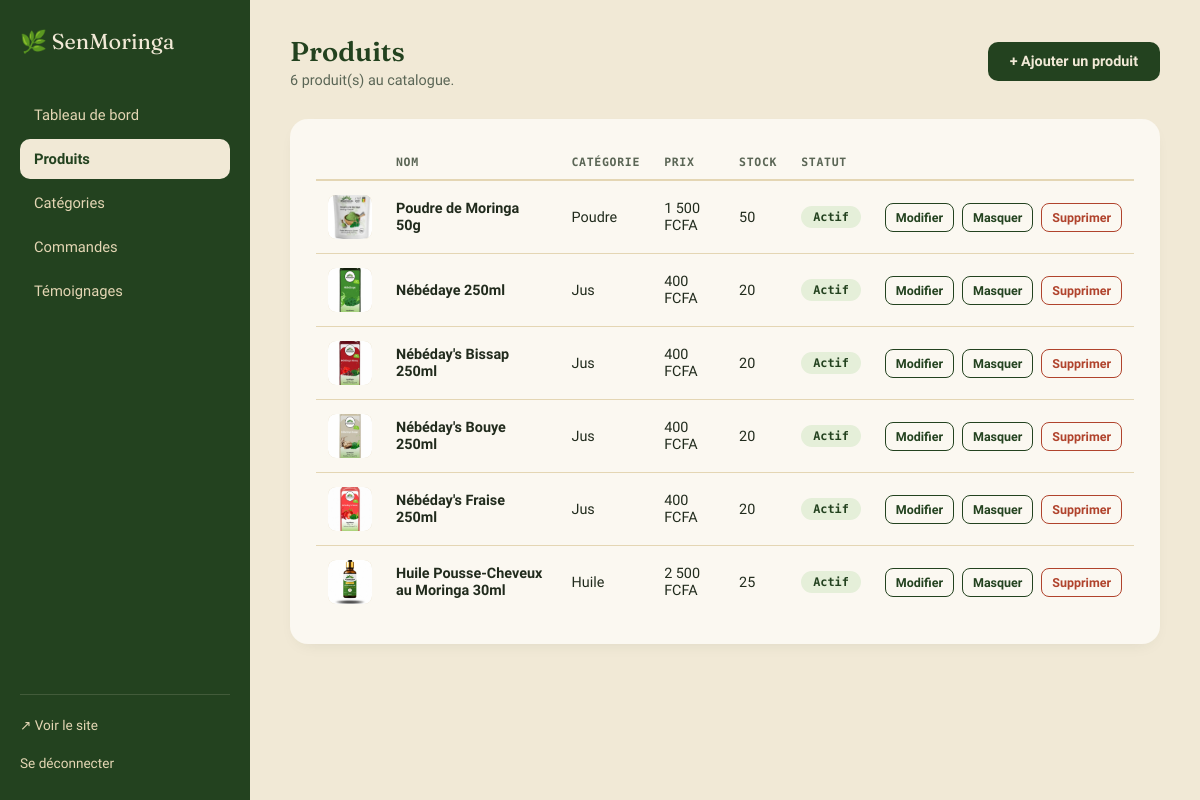
Page /admin/produits.php (signed in) on the committed database.
### tables this page shows
CREATE TABLE produits (
    id INT AUTO_INCREMENT PRIMARY KEY,
    nom VARCHAR(150) NOT NULL,
    slug VARCHAR(150) NOT NULL UNIQUE,
    description TEXT,
    description_courte VARCHAR(255),
    prix DECIMAL(10,2) NOT NULL,
    ancien_prix DECIMAL(10,2) DEFAULT NULL,
    image VARCHAR(255) DEFAULT NULL,
    stock INT NOT NULL DEFAULT 0,
    categorie_id INT DEFAULT NULL,
    populaire TINYINT(1) NOT NULL DEFAULT 0,
    actif TINYINT(1) NOT NULL DEFAULT 1,
    ordre INT NOT NULL DEFAULT 0,
    created_at TIMESTAMP DEFAULT CURRENT_TIMESTAMP,
    FOREIGN KEY (categorie_id) REFERENCES categories(id) ON DELETE SET NULL
);

CREATE TABLE categories (
    id INT AUTO_INCREMENT PRIMARY KEY,
    nom VARCHAR(100) NOT NULL,
    slug VARCHAR(100) NOT NULL UNIQUE,
    description VARCHAR(255) DEFAULT NULL
);

### includes/functions.php (called while the page is built, shortened)
<?php
function formatPrix($nombre): string
{
    return number_format((float)$nombre, 0, ',', ' ') . ' ' . SITE_DEVISE;
}
function e(string $texte): string
{
    return htmlspecialchars($texte, ENT_QUOTES, 'UTF-8');
}

### admin/produits.php (the view, shortened to what this page needs)
<?php
require_once __DIR__ . '/../includes/functions.php';
$pdo = getPDO();
$produits = $pdo->query("SELECT p.*, c.nom AS categorie_nom FROM produits p LEFT JOIN categories c ON p.categorie_id = c.id ORDER BY p.created_at DESC")->fetchAll();
require __DIR__ . '/includes/admin_header.php';
?>
<div class="admin-topbar">
  <div><h1>Produits</h1><p><?= count($produits) ?> produit(s) au catalogue.</p></div>
  <a href="<?= BASE_URL ?>/admin/produit_form.php" class="btn btn-principal">+ Ajouter un produit</a>
</div>
<div class="panneau">
  <table>
    <thead><tr><th></th><th>Nom</th><th>Catégorie</th><th>Prix</th><th>Stock</th><th>Statut</th><th></th></tr></thead>
    <tbody>
      <?php foreach ($produits as $p): ?>
        <tr>
          <td>
            <div class="miniature-table">
              <?php if (!empty($p['image'])): ?>
                <img src="<?= BASE_URL ?>/assets/images/produits/<?= e($p['image']) ?>" alt="">
              <?php else: ?>🌿<?php endif; ?>
            </div>
          </td>
          <td><strong><?= e($p['nom']) ?></strong></td>
          <td><?= e($p['categorie_nom'] ?? '—') ?></td>
          <td><?= formatPrix($p['prix']) ?></td>
          <td><?= (int)$p['stock'] ?><?= $p['stock'] <= 5 ? ' <span class="badge badge-jaune">bas</span>' : '' ?></td>
          <td><span class="badge <?= $p['actif'] ? 'badge-vert' : 'badge-gris' ?>"><?= $p['actif'] ? 'Actif' : 'Masqué' ?></span></td>
          <td>
            <div class="actions-table">
              <a href="<?= BASE_URL ?>/admin/produit_form.php?id=<?= (int)$p['id'] ?>" class="btn btn-contour btn-petit">Modifier</a>
              <a href="<?= BASE_URL ?>/admin/produits.php?toggle=<?= (int)$p['id'] ?>" class="btn btn-contour btn-petit"><?= $p['actif'] ? 'Masquer' : 'Activer' ?></a>
              <a href="<?= BASE_URL ?>/admin/produit_supprimer.php?id=<?= (int)$p['id'] ?>" class="btn btn-danger btn-petit" onclick="return confirm('Supprimer définitivement ce produit ?');">Supprimer</a>
            </div>
          </td>
        </tr>
      <?php endforeach; ?>
    </tbody>
  </table>
</div>
<?php require __DIR__ . '/includes/admin_footer.php'; ?>

### assets/css/admin.css (style rules this page uses)
:root { --vert-foret: #23421F; --vert-feuille: #4F8B3B; --sable: #F1E9D6; --sable-fonce: #E4D6B4; --creme: #FBF8F1; --terre: #A2622B; --or: #C99A3B; --encre: #212B1D; --encre-douce: #5b6656; --rouge: #B0432C; --font-display: 'Fraunces', serif; --font-corps: 'Work Sans', sans-serif; --font-detail: 'Space Mono', monospace; }
* { box-sizing: border-box; margin: 0; padding: 0; }
body { font-family: var(--font-corps); background: var(--sable); color: var(--encre); }
a { color: inherit; text-decoration: none; }
h1, h2, h3 { font-family: var(--font-display); color: var(--vert-foret); font-weight: 600; }
.admin-topbar { display: flex; justify-content: space-between; align-items: center; margin-bottom: 30px; }
.admin-topbar h1 { font-size: 1.7rem; }
.admin-topbar p { color: var(--encre-douce); font-size: 0.9rem; margin-top: 4px; }
.btn { display: inline-flex; align-items: center; gap: 8px; padding: 11px 22px; border-radius: 10px; font-weight: 600; font-size: 0.9rem; border: none; cursor: pointer; transition: transform .15s, background .15s; }
.btn-principal { background: var(--vert-foret); color: var(--sable); }
.btn-contour { background: transparent; border: 1.5px solid var(--vert-foret); color: var(--vert-foret); }
.btn-danger { background: transparent; color: var(--rouge); border: 1.5px solid var(--rouge); }
.btn-petit { padding: 7px 14px; font-size: 0.8rem; }
.panneau { background: var(--creme); border-radius: 18px; padding: 26px; box-shadow: 0 6px 18px -10px rgba(31,58,36,0.15); margin-bottom: 26px; }
table { width: 100%; border-collapse: collapse; }
th { text-align: left; font-family: var(--font-detail); font-size: 0.72rem; text-transform: uppercase; letter-spacing: .06em; color: var(--encre-douce); padding: 10px 12px; border-bottom: 2px solid var(--sable-fonce); }
td { padding: 14px 12px; border-bottom: 1px solid var(--sable-fonce); font-size: 0.9rem; vertical-align: middle; }
tr:last-child td { border-bottom: none; }
.miniature-table { width: 44px; height: 44px; border-radius: 8px; background: var(--sable-fonce); display:flex; align-items:center; justify-content:center; overflow:hidden; }
.miniature-table img { width:100%; height:100%; object-fit:cover; }
.badge { display: inline-block; padding: 4px 12px; border-radius: 100px; font-size: 0.74rem; font-weight: 600; font-family: var(--font-detail); }
.badge-vert { background: #E5EFD9; color: var(--vert-foret); }
.actions-table { display: flex; gap: 8px; }
.actions-table a, .actions-table button { padding: 6px 10px; border-radius: 8px; font-size: 0.78rem; }

### rows in the picture
produits: image (picture), nom "Poudre de Moringa 50g", categorie.nom "Poudre", prix "1 500 FCFA", stock "50", actif "Actif"
produits: image (picture), nom "Nébédaye 250ml", categorie.nom "Jus", prix "400 FCFA", stock "20", actif "Actif"
produits: image (picture), nom "Nébéday's Bissap 250ml", categorie.nom "Jus", prix "400 FCFA", stock "20", actif "Actif"
produits: image (picture), nom "Nébéday's Bouye 250ml", categorie.nom "Jus", prix "400 FCFA", stock "20", actif "Actif"
produits: image (picture), nom "Nébéday's Fraise 250ml", categorie.nom "Jus", prix "400 FCFA", stock "20", actif "Actif"
produits: image (picture), nom "Huile Pousse-Cheveux au Moringa 30ml", categorie.nom "Huile", prix "2 500 FCFA", stock "25", actif "Actif"

### other values in the picture
count($produits) "6"
